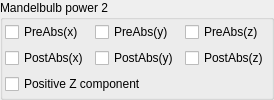
    <widget class="QGroupBox" name="groupBox_5">
     <property name="title">
      <string>Mandelbulb power 2</string>
     </property>
     <layout class="QVBoxLayout" name="verticalLayout_10">
      <property name="leftMargin">
       <number>2</number>
      </property>
      <property name="topMargin">
       <number>2</number>
      </property>
      <property name="rightMargin">
       <number>2</number>
      </property>
      <property name="bottomMargin">
       <number>2</number>
      </property>
      <item>
       <layout class="QGridLayout" name="gridLayout">
        <item row="1" column="2">
         <widget class="MyCheckBox" name="checkBox_buffalo_abs_z">
          <property name="text">
           <string notr="true">PostAbs(z)</string>
          </property>
         </widget>
        </item>
        <item row="0" column="2">
         <widget class="MyCheckBox" name="checkBox_buffalo_preabs_z">
          <property name="text">
           <string>PreAbs(z)</string>
          </property>
         </widget>
        </item>
        <item row="0" column="1">
         <widget class="MyCheckBox" name="checkBox_buffalo_preabs_y">
          <property name="text">
           <string>PreAbs(y)</string>
          </property>
         </widget>
        </item>
        <item row="1" column="1">
         <widget class="MyCheckBox" name="checkBox_buffalo_abs_y">
          <property name="text">
           <string notr="true">PostAbs(y)</string>
          </property>
         </widget>
        </item>
        <item row="0" column="0">
         <widget class="MyCheckBox" name="checkBox_buffalo_preabs_x">
          <property name="text">
           <string>PreAbs(x)</string>
          </property>
         </widget>
        </item>
        <item row="1" column="0">
         <widget class="MyCheckBox" name="checkBox_buffalo_abs_x">
          <property name="text">
           <string notr="true">PostAbs(x)</string>
          </property>
         </widget>
        </item>
       </layout>
      </item>
      <item>
       <widget class="MyCheckBox" name="checkBox_buffalo_pos_z">
        <property name="sizePolicy">
         <sizepolicy hsizetype="Minimum" vsizetype="Maximum">
          <horstretch>0</horstretch>
          <verstretch>0</verstretch>
         </sizepolicy>
        </property>
        <property name="text">
         <string>Positive Z component</string>
        </property>
       </widget>
      </item>
     </layout>
    </widget>
